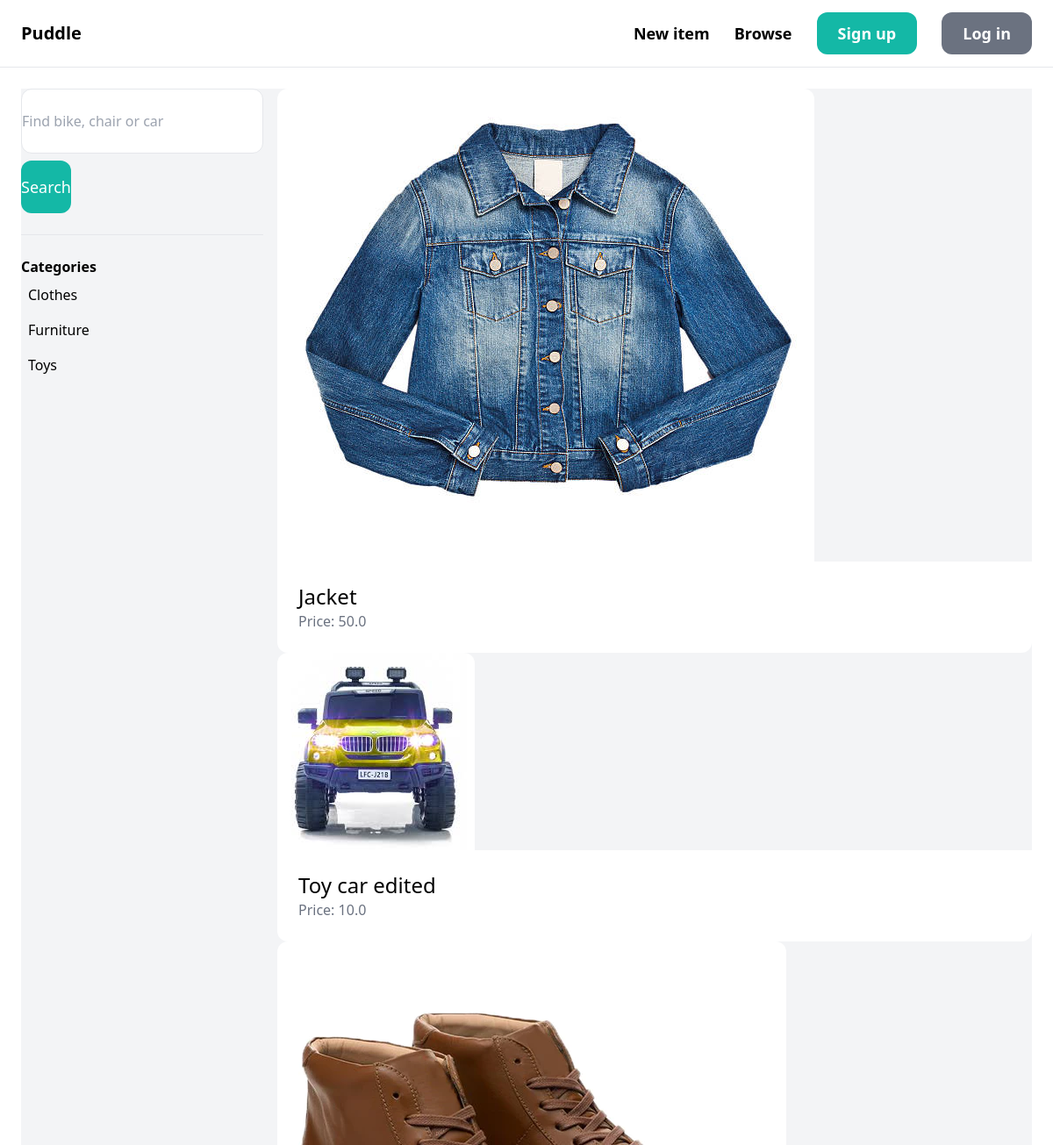
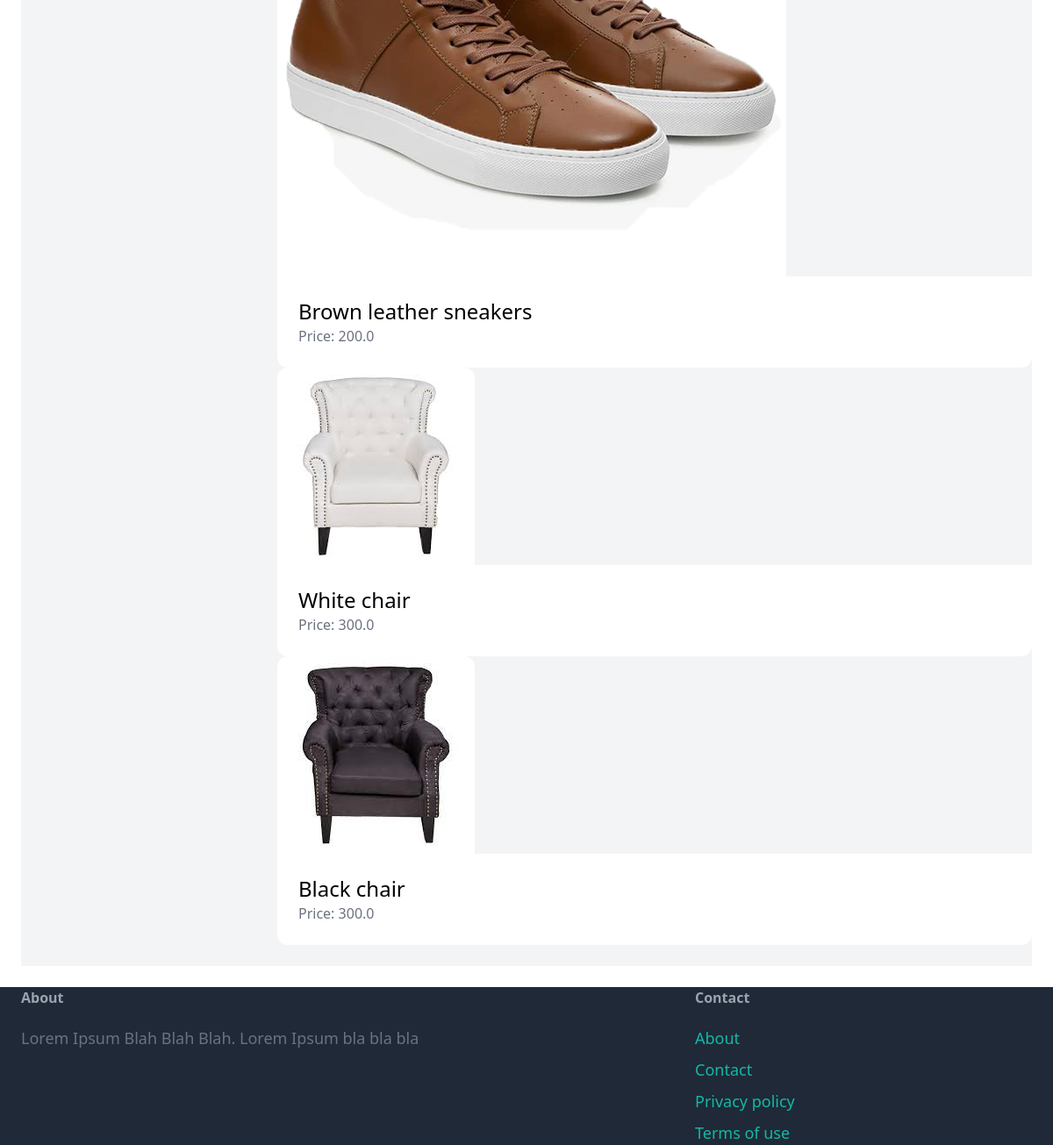
The page /item/ on the database its author committed (2 pictures, top to bottom).
### item/models.py (models this page shows, shortened)
class Category(models.Model):
    name = models.CharField(max_length=255)
    class Meta:
        ordering = ('name',)
        verbose_name_plural = 'categories'

class Item(models.Model):
    category = models.ForeignKey(Category, related_name='items', on_delete=models.CASCADE)
    name = models.CharField(max_length=255)
    description = models.TextField(blank=True, null=True)
    price = models.FloatField()
    image = models.ImageField(upload_to='item_images', blank=True, null=True)
    is_sold = models.BooleanField(default=False)
    created_at = models.DateTimeField(auto_now_add=True)
    created_by = models.ForeignKey(User, related_name='items', on_delete=models.CASCADE)
    class Meta:
        verbose_name_plural = 'items'

### item/views.py (the view)
# urls.py: path('', views.items, name='items'),
def items(request):
     query = request.GET.get('query', '')
     category_id = request.GET.get('category', 0)
     items = Item.objects.filter(is_sold=False)
     categories = Category.objects.all()
     if category_id:
            items = items.filter(category_id=category_id)
     if query:
          items = items.filter(Q(name__contains=query) | Q(description__contains=query))
     context = {
          'items': items,
           'query' : query,
           'categories': categories,
           'category_id': int(category_id),
        }
     return render(request, 'item/items.html', context)

### item/templates/item/items.html (shortened to what this page needs)
{% extends 'base.html' %}
{% block content %}
    <div class="pb-6 grid grid-cols-4 gap-4 bg-gray-100">
        <div class="col-span-1">
            <form action="{% url 'item:items' %}" method="GET">
                <input name="query" class="w-full py-4 py-6 border rounded-xl" type="text" value="{{ query }}" placeholder="Find bike, chair or car">
                <button class="mt-2 py-4 px08 text-lg bg-teal-500 rounded-xl text-white">Search</button>
            </form>
            <hr class="my-6">
            <p class="font-semibold">Categories</p>
            <ul>
                {% for category in categories %}
                    <li class="py-2 px-2 rounded-xl{% if category.id ==  category_id %} bg-gray-200{% endif %}">
                        <a href="{% url 'item:items' %}?query={{ query }}&category={{ category.id }}">{{ category.name }}</a>
                    </li>
                {% endfor %}
            </ul>
        </div>
        <div class="col-span-3">
            <div class="gird grid-cols-3 gap-3">
                {% for item in items %}
                    <div>
                        <a href="{% url 'item:detail' item.id %}">
                            <div>
                                <img src="{{ item.image.url }}" class="rounded-t-xl">
                            </div>
                            <div class="p-6 bg-white rounded-b-xl">
                                <h2 class="text-2xl">{{ item.name }}</h2>
                                <p class="text-gray-500">Price: {{ item.price }}</p>
                            </div>
                        </a>
                    </div>
                {% endfor %}
            </div>
        </div>
    </div>
{% endblock content %}

### rows shown on the page
Category: name "Clothes"
Category: name "Furniture"
Category: name "Toys"
Item: image (picture), name "Jacket", price "50.0"
Item: image (picture), name "Toy car edited", price "10.0"
Item: image (picture), name "Brown leather sneakers", price "200.0"
Item: image (picture), name "White chair", price "300.0"
Item: image (picture), name "Black chair", price "300.0"
